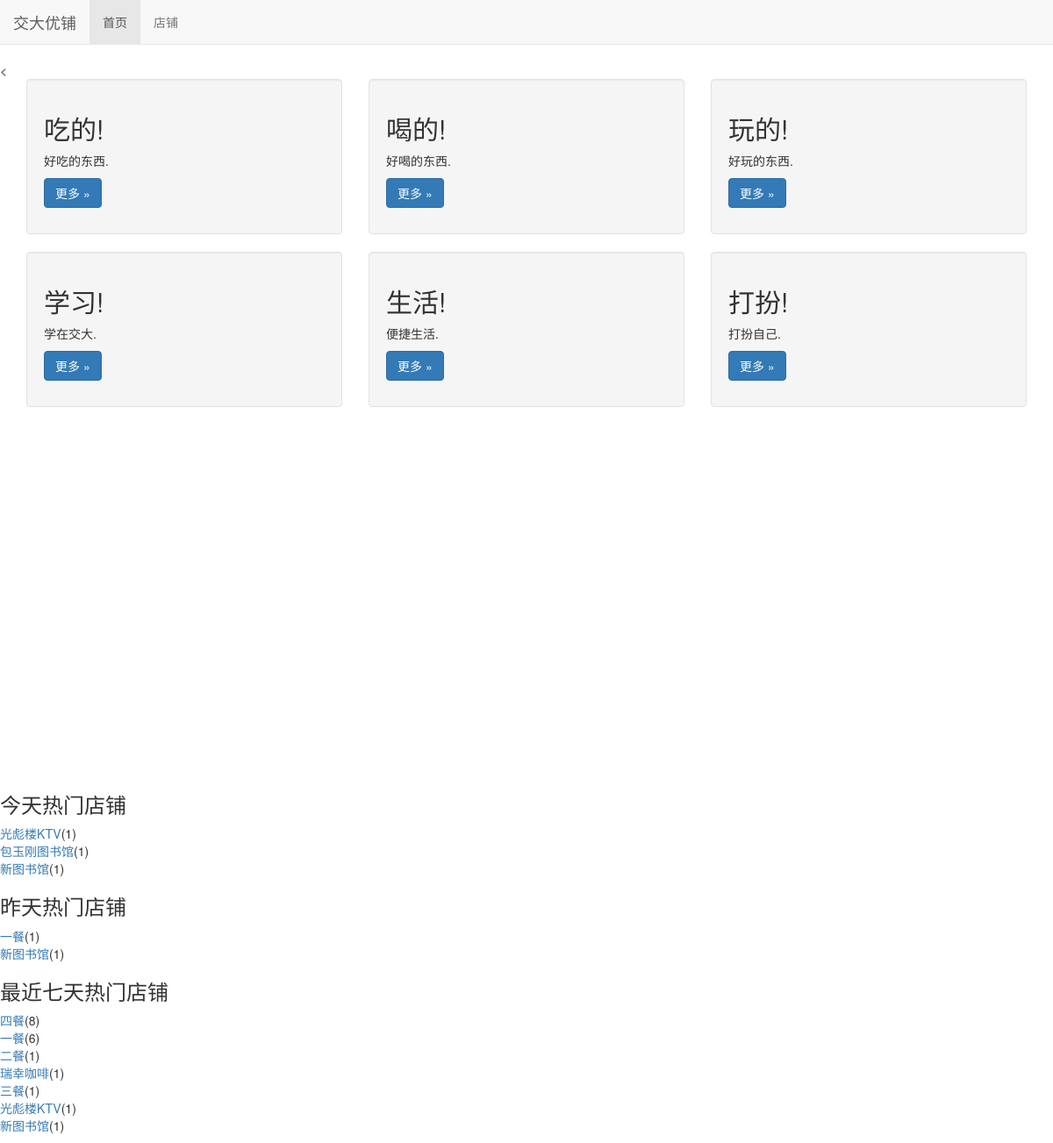
The page / on the database its author committed.
### read_statistics/models.py (models this page shows)
class ReadDetail(models.Model):
    date = models.DateField(default=timezone.now)
    read_num = models.IntegerField(default=0)
    content_type = models.ForeignKey(ContentType, on_delete=models.DO_NOTHING)
    object_id = models.PositiveIntegerField()
    content_object = GenericForeignKey('content_type', 'object_id')

### shop/models.py (models this page shows, shortened)
class Shop(models.Model, ReadNumExpandMethod):
    name = models.CharField(max_length=20)
    shop_type = models.ForeignKey(ShopType, on_delete=models.DO_NOTHING)
    content = models.TextField()
    read_details = GenericRelation(ReadDetail)
    class Meta:
        ordering=['name']

### sjtusite1/views.py (the view)
# urls.py: 2. Add a URL to urlpatterns:  path('', views.home, name='home')
def home(request):
    shop_content_type = ContentType.objects.get_for_model(Shop)
    dates, read_nums = get_seven_days_read_data(shop_content_type)
    context = {}
    context['dates'] = dates
    context['read_nums'] = read_nums
    context['today_hot_data'] = get_today_hot_data(shop_content_type)
    context['yesterday_hot_data'] = get_yesterday_hot_data(shop_content_type)
    context['seven_days_hot_shops'] = get_seven_days_hot_shops()
    return render(request, 'home.html', context)

### read_statistics/utils.py (called while the page is built)
def get_seven_days_read_data(content_type): #近七天网站访问总数
    today = timezone.now().date()
    dates = []
    read_nums = []
    for i in range(7,0,-1):
        date = today - datetime.timedelta(days=i)
        dates.append(date.strftime('%m/%d'))
        read_details = ReadDetail.objects.filter(content_type=content_type, date=date)
        result = read_details.aggregate(read_num_sum=Sum('read_num'))
        read_nums.append(result['read_num_sum'] or 0)
    return dates, read_nums

def get_today_hot_data(content_type):  #今天热门店铺
    today = timezone.now().date()
    read_details = ReadDetail.objects.filter(content_type=content_type, date=today).order_by('-read_num')
    return read_details[:7]

def get_yesterday_hot_data(content_type): #昨天热门店铺
    today = timezone.now().date()
    yesterday = today - datetime.timedelta(days=1)
    read_details = ReadDetail.objects.filter(content_type=content_type, date=yesterday).order_by('-read_num')
    return read_details[:7]

### sjtusite1/views.py (called while the page is built)
def get_seven_days_hot_shops():  #最近七天最热店铺
    today = timezone.now().date()
    date = today - datetime.timedelta(days=7)
    shops = Shop.objects.filter(read_details__date__lt=today, read_details__date__gte=date).values('id', 'name').annotate(read_num_sum=Sum('read_details__read_num')).order_by('-read_num_sum')
    return shops[:7]

### templates/home.html (shortened to what this page needs)
{% extends 'base.html' %}
{% load staticfiles %}
{% block header_extends %}
    <link rel="stylesheet" href="{% static 'home.css' %}">
{% endblock %}
{% block nav_home_active %}active{% endblock %}
{% block content %}
    <<div class="container-fluid">
	<div class="row-fluid">
		<div class="col-xs-4">
			<div class="hero-unit well">
				<h2>
					吃的!
				</h2>
				<p>
					好吃的东西.
				</p>
				<p>
					<a class="btn btn-primary btn-large" href="{% url 'shop_with_type' 1 %}">更多 »</a>
				</p>
			</div>
		</div>
		<div class="col-xs-4">
			<div class="hero-unit well">
				<h2>
					喝的!
				</h2>
				<p>
					好喝的东西.
				</p>
				<p>
					<a class="btn btn-primary btn-large" href="{% url 'shop_with_type' 2 %}">更多 »</a>
				</p>
			</div>
		</div>
		<div class="col-xs-4">
			<div class="hero-unit well">
				<h2>
					玩的!
				</h2>
				<p>
					好玩的东西.
				</p>
				<p>
					<a class="btn btn-primary btn-large" href="{% url 'shop_with_type' 3 %}">更多 »</a>
				</p>
			</div>
		</div>
	</div>
	<div class="row-fluid">
		<div class="col-xs-4">
			<div class="hero-unit well">
				<h2>
					学习!
				</h2>
				<p>
					学在交大.
				</p>
				<p>
					<a class="btn btn-primary btn-large" href="{% url 'shop_with_type' 4 %}">更多 »</a>
				</p>
			</div>
		</div>
		<div class="col-xs-4">
			<div class="hero-unit well">
				<h2>
					生活!
				</h2>
				<p>
					便捷生活.
				</p>
				<p>
					<a class="btn btn-primary btn-large" href="{% url 'shop_with_type' 5 %}">更多 »</a>
				</p>
			</div>
		</div>
		<div class="col-xs-4">
			<div class="hero-unit well">
				<h2>
					打扮!
				</h2>
				<p>
					打扮自己.
				</p>
				<p>
					<a class="btn btn-primary btn-large" href="{% url 'shop_with_type' 6 %}">更多 »</a>
				</p>
			</div>
		</div>
	</div>
    </div>
    <div id="container" style="width: 600px;height:400px;"></div>
	<h3>今天热门店铺</h3>
	<ul>
		{% for hot_data in today_hot_data %}
			<li><a href="{% url 'shop_detail' hot_data.content_object.pk %}">{{ hot_data.content_object.name }}</a>({{ hot_data.read_num }})</li>
		{% empty %}
			<li>今天暂时没有热门店铺</li>
		{% endfor %}
	</ul>
	<h3>昨天热门店铺</h3>
	<ul>
		{% for hot_data in yesterday_hot_data %}
			<li><a href="{% url 'shop_detail' hot_data.content_object.pk %}">{{ hot_data.content_object.name }}</a>({{ hot_data.read_num }})</li>
		{% empty %}
			<li>昨天暂时没有热门店铺</li>
		{% endfor %}
	</ul>
	<h3>最近七天热门店铺</h3>
	<ul>
		{% for hot_shop in seven_days_hot_shops %}
			<li><a href="{% url 'shop_detail' hot_shop.id %}">{{ hot_shop.name }}</a>({{ hot_shop.read_num_sum }})</li>
		{% empty %}
			<li>最近七天暂时没有热门店铺</li>
		{% endfor %}
	</ul>
{% endblock %}

### static/base.css (style rules this page uses)
* { margin: 0; padding: 0; }
body { margin-top: 70px!important; }

### static/home.css (style rules this page uses)
div#container { margin: 0 auto; }

### rows shown on the page
ReadDetail: content_object.name "光彪楼KTV", read_num "1"
ReadDetail: content_object.name "包玉刚图书馆", read_num "1"
ReadDetail: content_object.name "新图书馆", read_num "1"
ReadDetail: content_object.name "一餐", read_num "1"
ReadDetail: content_object.name "新图书馆", read_num "1"

### other values the page prints
{{ hot_shop.name }} "四餐" "一餐" "二餐" "瑞幸咖啡" "三餐" "光彪楼KTV" "新图书馆"
{{ hot_shop.read_num_sum }} "8" "6" "1" "1" "1" "1" "1"
